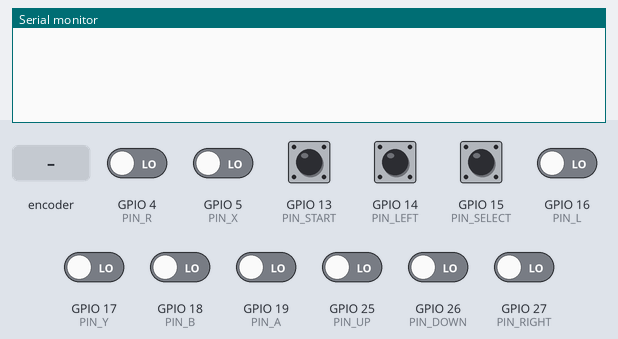
Simulated run of this sketch. Board: ESP32. Parts: the last lines printed to the serial monitor. The test bench sets the inputs (shaded band); at power-on: GPIO 4 (PIN_R), GPIO 5 (PIN_X), GPIO 13 (PIN_START), GPIO 14 (PIN_LEFT), GPIO 15 (PIN_SELECT), GPIO 16 (PIN_L), GPIO 17 (PIN_Y), GPIO 18 (PIN_B), GPIO 19 (PIN_A), GPIO 25 (PIN_UP), GPIO 26 (PIN_DOWN), GPIO 27 (PIN_RIGHT) LOW. USB keyboard and mouse output is not drawn.

Above: at 1.2 s.
1.3 s: rotary encoder on GPIO 19 (PIN_A) / GPIO 18 (PIN_B) turned 1 step (first pin leading)
At 2.4 s:
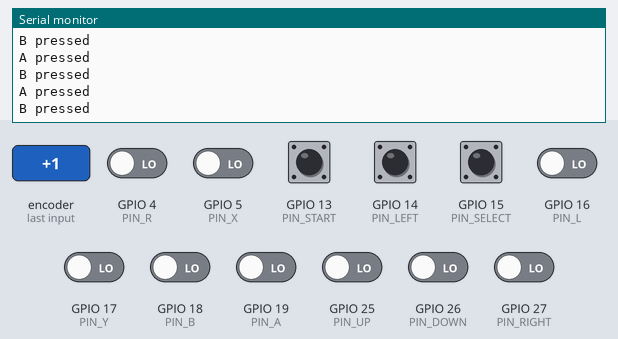
3.0 s: GPIO 4 (PIN_R) driven HIGH
At 3.8 s:
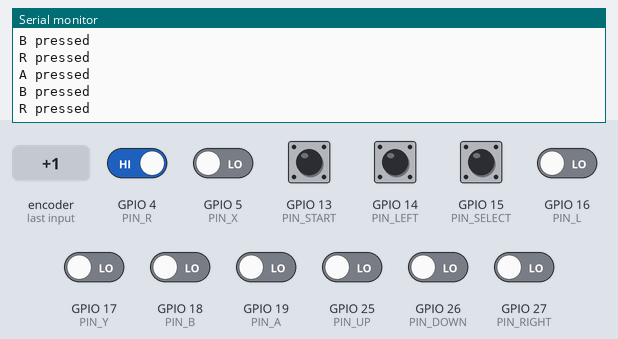

Measured:
- after the input at 1.3 s, the serial monitor: prints a new line after 0.06 s (image 1)
- after the input at 3.0 s, the serial monitor: prints a new line at once (image 2)

The sketch:

ESP32ArcadeBLEController.ino
```cpp
#include <BleGamepad.h> // version 0.4.3
#include <WiFi.h>

#define DEVICE_NAME "Arcade BLE Controller"
#define DEVICE_MANUFACTURER "apz"

#define PIN_UP     25
#define PIN_RIGHT  27
#define PIN_DOWN   26
#define PIN_LEFT   14
#define PIN_A      19
#define PIN_B      18
#define PIN_X       5
#define PIN_Y      17
#define PIN_L      16
#define PIN_R       4
#define PIN_START  13
#define PIN_SELECT 15

#define BUTTON_A      BUTTON_1
#define BUTTON_B      BUTTON_2
#define BUTTON_X      BUTTON_3
#define BUTTON_Y      BUTTON_4
#define BUTTON_R      BUTTON_5
#define BUTTON_L      BUTTON_6
#define BUTTON_START  BUTTON_7
#define BUTTON_SELECT BUTTON_8
#define BUTTON_UP     BUTTON_9
#define BUTTON_DOWN   BUTTON_10
#define BUTTON_LEFT   BUTTON_11
#define BUTTON_RIGHT  BUTTON_12

#define NUM_OF_BUTTONS     12
#define NUM_OF_HAT_SWITCHES 0

BleGamepad bleGamepad(DEVICE_NAME, DEVICE_MANUFACTURER, 100);

const byte pins[NUM_OF_BUTTONS] = {
  PIN_A,
  PIN_B,
  PIN_X,
  PIN_Y,
  PIN_L,
  PIN_R,
  PIN_START,
  PIN_SELECT,
    PIN_UP,
  PIN_DOWN,
  PIN_LEFT,
  PIN_RIGHT};

byte states[NUM_OF_BUTTONS] = {LOW, LOW, LOW, LOW, LOW, LOW, LOW, LOW, LOW, LOW, LOW, LOW};

const uint8_t buttons[NUM_OF_BUTTONS] = {
  BUTTON_A,
  BUTTON_B,
  BUTTON_X,
  BUTTON_Y,
  BUTTON_L,
  BUTTON_R,
  BUTTON_START,
  BUTTON_SELECT,
  BUTTON_UP,
  BUTTON_DOWN,
  BUTTON_LEFT,
  BUTTON_RIGHT};

const String buttonLabels[NUM_OF_BUTTONS] = {
  "A",
  "B",
  "X",
  "Y",
  "L",
  "R",
  "START",
  "SELECT",
  "UP",
  "DOWN",
  "LEFT",
  "RIGHT"};

bool sendReport = false;

bool pressOrRelease(const byte i);

void setup() {
  Serial.begin(115200);
  setCpuFrequencyMhz(80);
  WiFi.mode(WIFI_OFF);

  for (int i = 0; i < NUM_OF_BUTTONS; i++) {
    pinMode(pins[i], INPUT);
  }

  BleGamepadConfiguration bleGamepadConfig;
  bleGamepadConfig.setAutoReport(true);
  bleGamepadConfig.setControllerType(CONTROLLER_TYPE_GAMEPAD);
  bleGamepadConfig.setButtonCount(NUM_OF_BUTTONS);
  bleGamepadConfig.setHatSwitchCount(NUM_OF_HAT_SWITCHES);

  bleGamepad.begin(&bleGamepadConfig);
}

void loop() {
  for (byte i = 0; i < NUM_OF_BUTTONS; i++) {
    states[i] = digitalRead(pins[i]);
  }

  for (byte i = 0; i < NUM_OF_BUTTONS; i++) {
    sendReport |= pressOrRelease(i);
  }

  if (sendReport) {
    bleGamepad.sendReport();
    sendReport = false;
  }

  delay(10);
}

bool pressOrRelease(const byte i) {
  if (states[i] == HIGH && !bleGamepad.isPressed(buttons[i])) {
    bleGamepad.press(buttons[i]);
    Serial.println(buttonLabels[i] + " pressed");
    return true;

  } else if (states[i] == LOW && bleGamepad.isPressed(buttons[i])) {
    bleGamepad.release(buttons[i]);
    Serial.println(buttonLabels[i] + " released");
    return true;

  } else {
    return false;
  }
}
```
